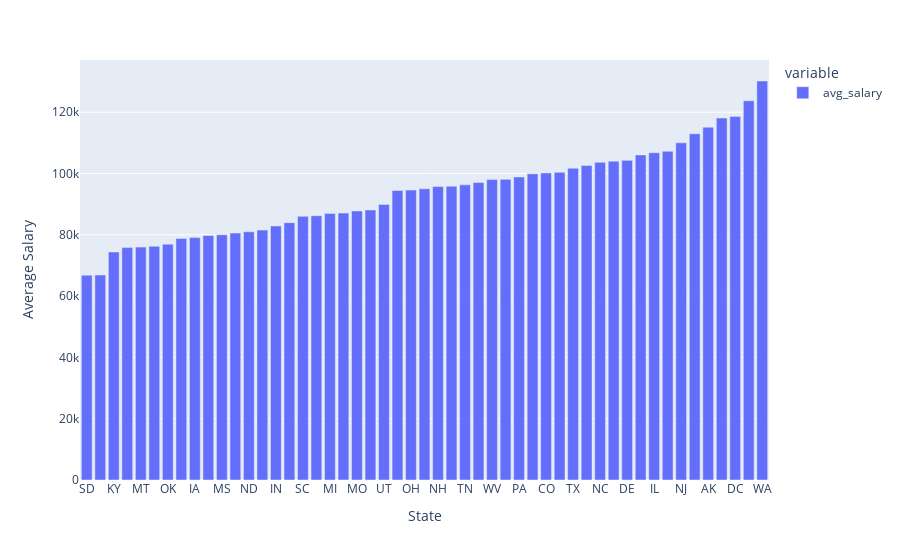

The cell this chart's notebook holds for it:
### Code cell
fig_data = cleaned_salary_state_df[['state','avg_salary']].groupby('state').mean()
fig_data = fig_data.dropna(axis=1).sort_values(by='avg_salary')
fig = px.bar(fig_data,labels={
    "state": "State", 
    "value":"Average Salary"
    })
fig.show()

### Figure 1 — Plotly figure (JSON) as saved in the notebook; plotly's stock layout.template omitted (floating-point values rounded to 4 significant figures)
{"data": [{"alignmentgroup": "True", "hovertemplate": "variable=avg_salary<br>State=%{x}<br>Average Salary=%{y}<extra></extra>", "legendgroup": "avg_salary", "marker": {"color": "#636efa", "pattern": {"shape": ""}}, "name": "avg_salary", "offsetgroup": "avg_salary", "orientation": "v", "showlegend": true, "textposition": "auto", "type": "bar", "x": ["SD", "VT", "KY", "ID", "MT", "LA", "OK", "NE", "IA", "KS", "MS", "HI", "ND", "ME", "IN", "AR", "SC", "WI", "MI", "AL", "MO", "RI", "UT", "FL", "OH", "OR", "NH", "WY", "TN", "NV", "WV", "AZ", "PA", "MN", "CO", "NM", "TX", "MD", "NC", "GA", "DE", "CT", "IL", "VA", "NJ", "MA", "AK", "NY", "DC", "CA", "WA"], "xaxis": "x", "y": [66830.0, 66890.0, 74400.0, 75810.0, 75980.0, 76260.0, 76940.0, 78800.0, 79090.0, 79770.0, 80030.0, 80560.0, 80990.0, 81530.0, 82880.0, 83950.0, 86020.0, 86220.0, 86980.0, 87090.0, 87790.0, 88110.0, 89890.0, 94460.0, 94600.0, 95000.0, 95750.0, 95840.0, 96290.0, 97070.0, 98010.0, 98080.0, 98880.0, 99880.0, 100200.0, 100400.0, 101700.0, 102600.0, 103600.0, 104000.0, 104300.0, 106100.0, 106800.0, 107200.0, 110000.0, 113000.0, 115100.0, 118100.0, 118600.0, 123700.0, 130200.0], "yaxis": "y"}], "layout": {"barmode": "relative", "legend": {"title": {"text": "variable"}, "tracegroupgap": 0}, "margin": {"t": 60}, "xaxis": {"anchor": "y", "domain": [0, 1], "title": {"text": "State"}}, "yaxis": {"anchor": "x", "domain": [0, 1], "title": {"text": "Average Salary"}}}}
